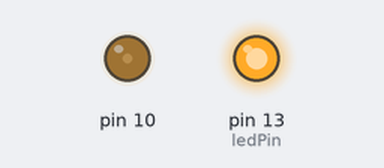
Bench run of a sketch on a simulated Arduino Uno, built with avr-gcc and run on an emulated ATmega328P. Shown: output pins drawn as LEDs (lit = HIGH).

Above: at 0.32 s.
At 5.4 s:
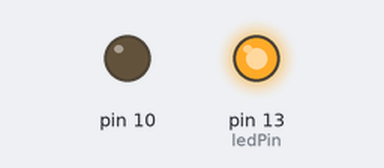
At 8.49 s:
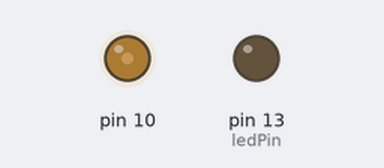
At 9.4 s:
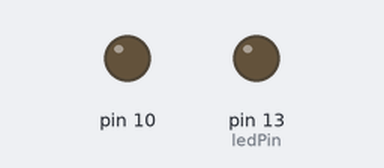
Timing chart, 0 to 10.3 s (numbered marks = the images above):
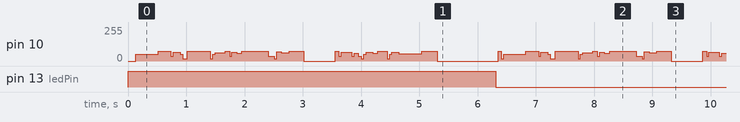

The sketch:

ard-speaker.ino
```cpp
#include <TTS.h>

// Media pins
#define ledPin 13       // digital pin 13
#define PWM 10

// Variables
char text [50];
boolean state=0;

TTS text2speech(PWM);  // speech output is digital pin 10

void setup() {
  //media
  pinMode(ledPin, OUTPUT);
}

//================================================================
// Main Loop
//================================================================
void loop(){
    state = !state;
    digitalWrite(ledPin, state);
    Test_Speech();
    delay(1000);          // delay a second
}
//================================================================


void Test_Speech() {
 text2speech.setPitch(6); //higher values = lower voice pitch
 strcpy(text, "Hello  master! How are you doin?");
 text2speech.sayText(text);
 delay(500);
 text2speech.setPitch(1); //lower values = higher voice pitch
 strcpy(text, "I am fine, thankyou.");
 text2speech.sayText(text);
}
```

Measured:
- by itself, pin 13 (ledPin): LOW → HIGH at 0.00 s, → LOW 6.3 s later
